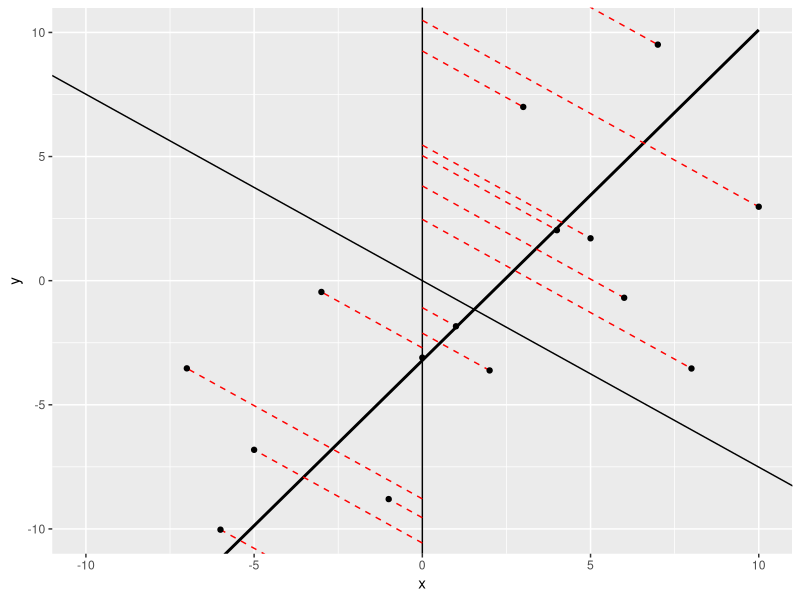

The R script that drew this image: (Note: this script raises an error after producing the figure.)
#####################################################
##                                                 ##
##     Global climate and population dynamics      ##
##                                                 ##
##    Testing linear detrending with simulation    ##
##                                                 ##
##                 May 8th 2020                    ##
##                                                 ##
#####################################################
rm(list = ls())
options(width = 100)

library(tidyverse)
library(grid)
library(gridExtra)

##__________________________________________________________________________________________________
#### 1. Set up data and model ####

# Testing a trend of 1.2
set.seed(100)
dat <- tibble(x = -10:10, y = 1.2*x - 4) %>% 
  mutate(y = y + rnorm(20, sd = 10))

mod <- lm(y ~ x, data = dat)

mod$coefficients[2]

##__________________________________________________________________________________________________
#### 2. Finding orthogonal (perpedicular) line and projections ####

# Orthogonal slope and y intercepts
orthSlope <- (-1) / mod$coefficients[2]
orthIntercepts <- dat$y - (orthSlope*dat$x)

# Projected x and y values based on the orthoganal
projX <- (mod$coefficients[1] - orthIntercepts) / # diff between line y intercept and orthogonal y intercepts
  (orthSlope - mod$coefficients[2]) # difference between the two slopes
projY <- orthIntercepts + (orthSlope * projX)

# Add in vertical fitted points from the mod too i.e. where each point is on the line
dat_proj <- mutate(dat, projX = projX, projY = projY,
                   projY_vert = fitted(mod)) 

##__________________________________________________________________________________________________
#### 3. Plots of the different residuals ####

# first plot to look at the orthogonal intercepts and orthogonal slope
ggplot(dat, aes(x,y)) + 
  geom_smooth(method = "lm", se = F,
              colour = "black") +
  geom_vline(xintercept = 0) +
  geom_abline(intercept = 0,
              slope = orthSlope) +
  geom_segment(aes(x = 0, xend = x,
                   y = orthIntercepts, yend = y),
               linetype = "dashed", colour = "red") +
  geom_point() +
  coord_cartesian(xlim = c(-10,10), ylim = c(-10,10)) 

# basic plot
basic <- ggplot(dat_proj, aes(x, y)) +
  geom_smooth(method = "lm", se = F, colour = "black") +
  geom_point(size = 2) +
  coord_cartesian(xlim = c(-15,15), ylim = c(-15,15)) +
  theme_bw(base_size = 12)

# standard residuals
vert_resid <- ggplot(dat_proj, aes(x, y)) +
  geom_segment(aes(xend = x, yend = projY_vert),
               linetype = "dashed", colour = "darkgreen") +
  geom_smooth(method = "lm", se = F, colour = "black") +
  geom_point(aes(x = x, y = projY_vert), 
             shape = 1, colour = "darkgreen") +
  geom_point(size = 2) +
  coord_cartesian(xlim = c(-15,15), ylim = c(-15,15)) +
  theme_bw(base_size = 12)

# orthogonal residuals
orth_resid <- ggplot(dat_proj, aes(x, y)) +
  geom_segment(aes(xend = projX, yend = projY),
               linetype = "dashed", colour = "blue") +
  geom_smooth(method = "lm", se = F, colour = "black") +
  geom_point(aes(x = projX, y = projY), 
             shape = 1, colour = "blue") +
  geom_point(size = 2) +
  coord_cartesian(xlim = c(-15,15), ylim = c(-15,15)) +
  theme_bw(base_size = 12)

ggsave(grid.arrange(basic, vert_resid, orth_resid, ncol = 3),
       filename = "plots/annual_abundance/detrending_test.jpeg",
       width = 12, height = 4, units = "in", dpi = 400)

ggsave(grid.arrange(basic, vert_resid, ncol = 2),
       filename = "plots/annual_abundance/detrending_linear.jpeg",
       width = 8, height = 4, units = "in", dpi = 400)

##__________________________________________________________________________________________________
#### 4. Comparing orthogonal and vertical residuals ####

dat_resid <- dat_proj %>% 
  mutate(orth_resid = sqrt((projX - x)^2 + (projY - y)^2), # equation for the cartesian (euclidian) distance between two points
         vert_resid = resid(mod))

ggplot(dat_resid, aes(x = vert_resid, y = orth_resid)) +
  geom_point()

# These cartesian distances can't be negative
# Also probably don't need this orthogonal approach, as there isn't error in x i.e. The independent variable
# of years doesn't have error around it, 
# Therefore, it's probably sensible to use vertical residuals. They are also linked tightly, particularly in
# examples with few data points like this.




